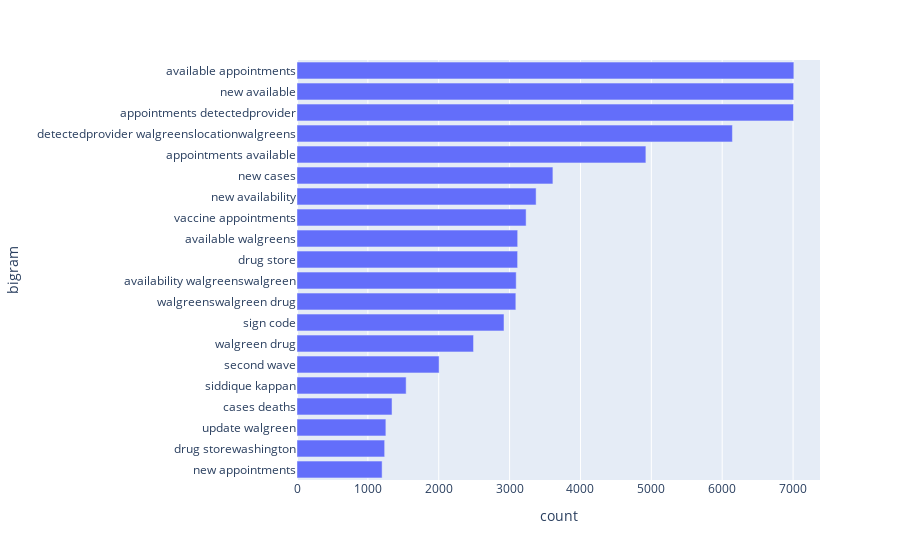

Here is the notebook cell this chart was saved with:
### Code cell
bigrams = pd.DataFrame(common_words2, columns=['bigram','count']).sort_values(['count'])
fig = px.bar(bigrams.tail(20), x='count',y='bigram')
fig.show()

### Figure 1 — Plotly figure (JSON) as saved in the notebook; plotly's stock layout.template omitted (floating-point values rounded to 4 significant figures)
{"data": [{"alignmentgroup": "True", "hovertemplate": "count=%{x}<br>bigram=%{y}<extra></extra>", "legendgroup": "", "marker": {"color": "#636efa"}, "name": "", "offsetgroup": "", "orientation": "h", "showlegend": false, "textposition": "auto", "type": "bar", "x": [1201, 1237, 1254, 1341, 1540, 2005, 2491, 2921, 3088, 3093, 3113, 3114, 3233, 3374, 3611, 4923, 6144, 7006, 7008, 7011], "xaxis": "x", "y": ["new appointments", "drug storewashington", "update walgreen", "cases deaths", "siddique kappan", "second wave", "walgreen drug", "sign code", "walgreenswalgreen drug", "availability walgreenswalgreen", "drug store", "available walgreens", "vaccine appointments", "new availability", "new cases", "appointments available", "detectedprovider walgreenslocationwalgreens", "appointments detectedprovider", "new available", "available appointments"], "yaxis": "y"}], "layout": {"barmode": "relative", "legend": {"tracegroupgap": 0}, "margin": {"t": 60}, "xaxis": {"anchor": "y", "domain": [0, 1], "title": {"text": "count"}}, "yaxis": {"anchor": "x", "domain": [0, 1], "title": {"text": "bigram"}}}}
